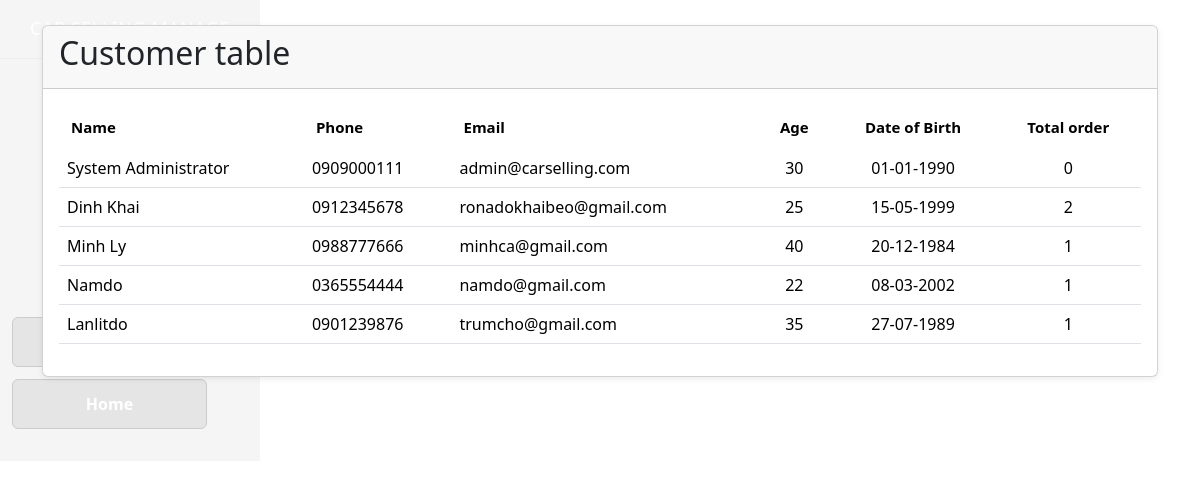
Screenshot of /admin/customer.php with the database file from the repository.
### tables this page shows
CREATE TABLE customer (
    customer_id INT AUTO_INCREMENT PRIMARY KEY,
    name VARCHAR(255) NOT NULL,
    age INT, 
    phone_number VARCHAR(20),
    email VARCHAR(255),
    dob DATE, 
    username VARCHAR(100) UNIQUE,
    address varchar(191) DEFAULT NULL, 
    password VARCHAR(255),
    role VARCHAR(20) DEFAULT 'user' 
);

### admin/dbconn.php (called while the page is built)
<?php
$link = mysqli_connect("localhost", "root", "") or die(mysqli_error($link));
mysqli_select_db($link, "car_selling") or die(mysqli_error($link));
function getAllCustomers() {
    global $link;
    $sql = "
        SELECT
            c.customer_id,
            c.name,
            c.phone_number,
            c.email,
            c.age,
            c.dob,
            COUNT(o.order_id) AS total_orders
        FROM customer c
        LEFT JOIN orders o
            ON c.customer_id = o.customer_id
        GROUP BY c.customer_id
    ";
    $query = mysqli_query($link, $sql);
    return mysqli_fetch_all($query, MYSQLI_ASSOC);
    }
$users = getAllCustomers();
?>

### admin/customer.php (the view)
<?php
include "dbconn.php";
$users = getAllCustomers();
?>
<head>
    <link rel="stylesheet" href="bootstrap.min.css">
    <link rel="stylesheet" href="./css/ver_manuf.css">
</head>
<div class="layout">
    <?php include("header.php"); ?>
    <div class="container">
        <div class="card">
            <div class="card-header">
                <h2>Customer table</h2>
            </div>
            <div class="card-body">
                <div class="table-responsive">
                    <table class="table">
                        <thead>
                            <tr>
                                <th>Name</th>
                                <th>Phone</th>
                                <th>Email</th>
                                <th class="text-center">Age</th>
                                <th class="text-center">Date of Birth</th>
                                <th class="text-center">Total order</th>
                            </tr>
                        </thead>
                        <tbody>
                            <?php foreach($users as $user) { ?>
                                <tr>
                                    <td><?= $user['name'] ?></td>
                                    <td><?= $user['phone_number'] ?></td>
                                    <td><?= $user['email'] ?></td>
                                    <td class="text-center"><?= $user['age'] ?></td>
                                    <td class="text-center">
                                        <?= date('d-m-Y', strtotime($user['dob'])); ?>
                                    </td>
                                    <td class="text-center">
                                        <?= $user['total_orders'] ?>
                                    </td>
                                </tr>
                            <?php } ?>
                        </tbody>
                    </table>
                </div>
            </div>
        </div>
    </div>
</div>

### admin/css/ver_manuf.css (style rules this page uses)
.layout { display: flex; width: 100%; }
.container { margin-left: 320px; padding: 25px; width: calc(100% - 320px); max-width: 100%; }
.card { border-radius: 12px; overflow: hidden; background: #fdfefe; box-shadow: 0 2px 6px rgba(0,0,0,0.08); border: none; }
.card-header { background: #85b4e8; color: white; padding: 15px 20px; border-top-left-radius: 10px; border-top-right-radius: 10px; display: flex; justify-content: space-between; align-items: center; }
.card-body { padding: 0; }
.table { margin-top: 10px; border-radius: 8px; overflow: hidden; width: 100%; margin: 0; border-radius: 0; }
.table thead tr { background: #91beea; color: #ffffff; }
.table thead th { padding: 12px; font-size: 15px; font-weight: 600; border-bottom: none; }
.table td, .table th { vertical-align: middle; padding: 12px; }

### rows the page displays
customer: name "System Administrator", phone_number "0909000111", email "admin@carselling.com", age "30", dob "01-01-1990", total_orders "0"
customer: name "Dinh Khai", phone_number "0912345678", email "ronadokhaibeo@gmail.com", age "25", dob "15-05-1999", total_orders "2"
customer: name "Minh Ly", phone_number "0988777666", email "minhca@gmail.com", age "40", dob "20-12-1984", total_orders "1"
customer: name "Namdo", phone_number "0365554444", email "namdo@gmail.com", age "22", dob "08-03-2002", total_orders "1"
customer: name "Lanlitdo", phone_number "0901239876", email "trumcho@gmail.com", age "35", dob "27-07-1989", total_orders "1"
